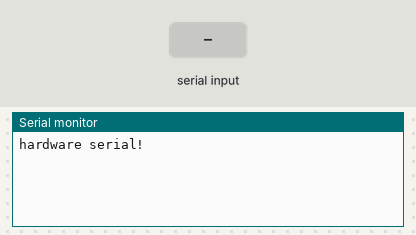
Recording of a sketch running on a simulated Arduino Uno, built with avr-gcc and run on an emulated ATmega328P. Parts: the last lines printed to the serial monitor. The inputs (shaded band) are chosen by the test bench.

Above: at 2.0 s.
2.1 s: "1" received over the second serial link
At 3.6 s:
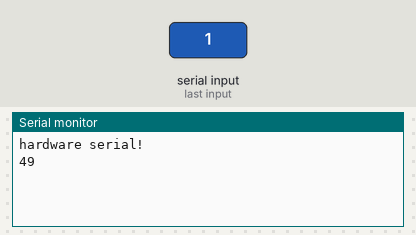
4.5 s: "0" received over the second serial link
At 6.3 s:
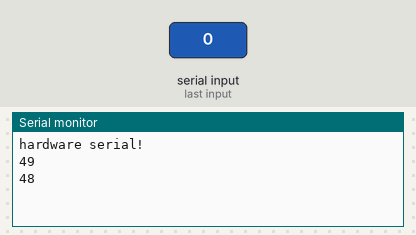

The sketch:

tx.ino
```cpp
#include <SoftwareSerial.h>

int rxPin = 10;
int txPin = 11;


SoftwareSerial mySerial(rxPin, txPin); // RX, TX 配置10、11为软串口

void setup() {
  Serial.begin(9600);
  while(!Serial){;}
  Serial.println("hardware serial!");
  mySerial.begin(115200);
  mySerial.println("software serial!");
}

void loop() {
  delay(1000);
  if (mySerial.available()) {
    Serial.println(mySerial.read());
  }
  if (Serial.available()) {
    mySerial.println(Serial.read());
  }
}
```

Measured:
- after the input at 2.1 s, the serial monitor: prints a new line after 0.90 s (image 1)
- after the input at 4.5 s, the serial monitor: prints a new line after 0.50 s (image 2)
